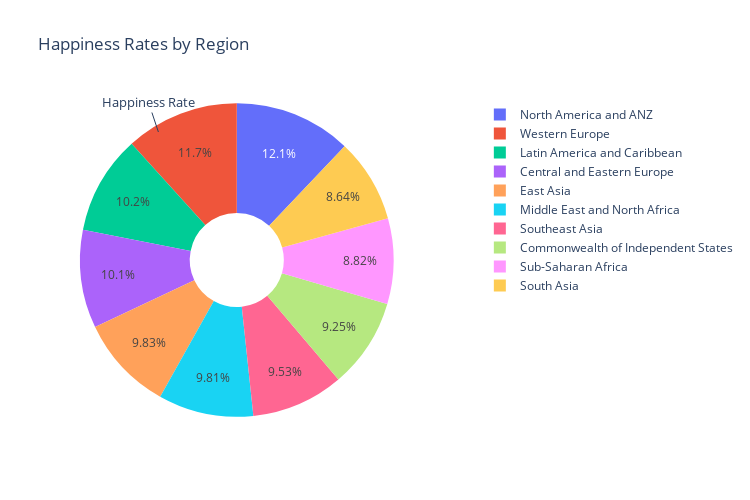

This figure's notebook cell:
### Code cell
# Happiness rate for each region
# We put our singular regions on a list
regions =list(df_data["Regional indicator"].unique()) 
# happiness rates of regions
regions_happiness_rate = []

for i in regions:
    x = df_data[df_data["Regional indicator"] == i]
    happiness_rate = sum(x["Ladder score"]) / len(x)
    regions_happiness_rate.append(happiness_rate) # add list

# figure
fig = {
  "data": [
    {
      "values": regions_happiness_rate,
      "labels": regions, # region names on the side
      "domain": {"x": [0, .8]}, # chart size
      "name": "Happiness Rate",
      "hoverinfo":"label+percent+name", # text on hover
      "hole": .3, # the size of the hole in the middle
      "type": "pie" # chart type
    },],
  "layout": {
        "title":"Happiness Rates by Region", # chart title
        'width' : 750,
        'height' : 500,
        "annotations": [ # regulation of chart
            { "font": { "size": 13},
              "showarrow": True, # show arrow on
              "text": "Happiness Rate", # arrow text
                "x": 0.2, # x-axis
                "y": 0.9 # y-axis
            },
        ]
    }
}
iplot(fig)

### Figure 1 — Plotly figure (JSON) as saved in the notebook; plotly's stock layout.template omitted (floating-point values rounded to 4 significant figures)
{"data": [{"domain": {"x": [0, 0.8]}, "hole": 0.3, "hoverinfo": "label+percent+name", "labels": ["Western Europe", "North America and ANZ", "Middle East and North Africa", "Latin America and Caribbean", "Central and Eastern Europe", "East Asia", "Southeast Asia", "Commonwealth of Independent States", "Sub-Saharan Africa", "South Asia"], "name": "Happiness Rate", "type": "pie", "values": [6.915, 7.129, 5.798, 6.029, 5.985, 5.81, 5.63, 5.467, 5.21, 5.106]}], "layout": {"annotations": [{"font": {"size": 13}, "showarrow": true, "text": "Happiness Rate", "x": 0.2, "y": 0.9}], "height": 500, "title": {"text": "Happiness Rates by Region"}, "width": 750}}
